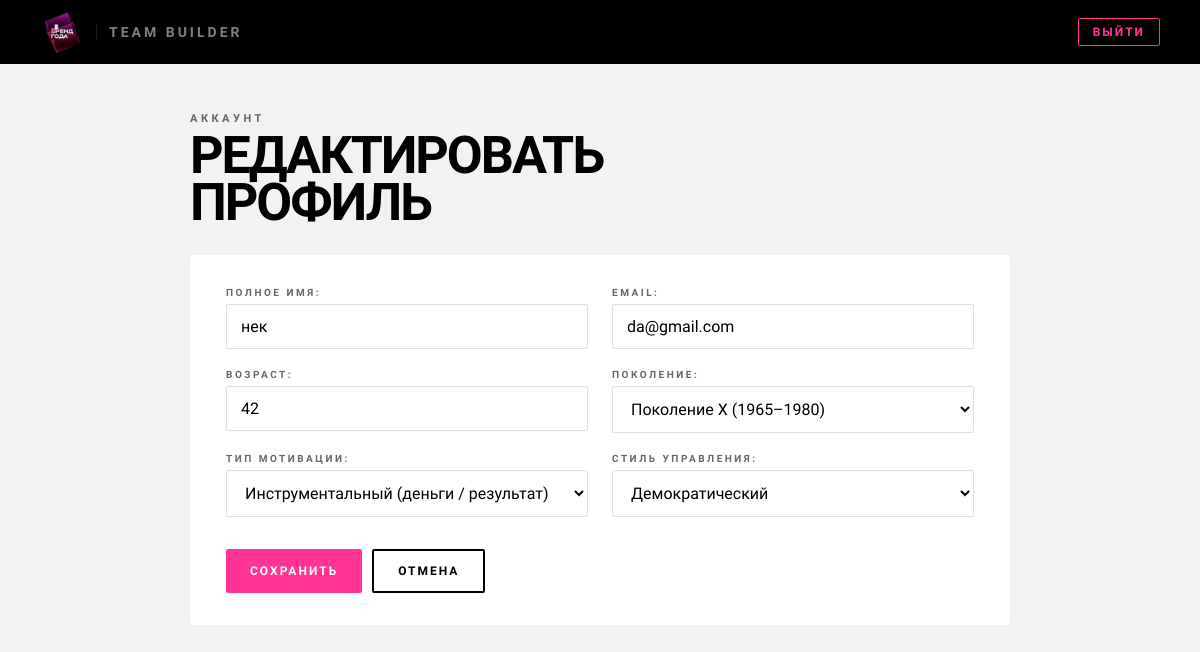
/profile/edit/ (signed in), run on the app's committed database.
### core/models.py (models this page shows, shortened)
class CustomUser(AbstractUser):
    is_manager  = models.BooleanField(default=True,  verbose_name="Руководитель")
    is_employee = models.BooleanField(default=False, verbose_name="Сотрудник")
    disc_profile = models.JSONField(
        null=True,
        blank=True,
        verbose_name="DISC профиль руководителя",
        help_text='{"D": 80, "I": 40, "S": 30, "C": 60}'
    )
    gerchikov_type = models.CharField(
        max_length=50,
        choices=GERCHIKOV_CHOICES,
        null=True,
        blank=True,
        verbose_name="Тип мотивации по Герчикову"
    )
    age        = models.PositiveIntegerField(null=True, blank=True, verbose_name="Возраст")
    generation = models.CharField(
        max_length=10,
        choices=GENERATION_CHOICES,
        null=True,
        blank=True,
        verbose_name="Поколение"
    )
    leadership_style = models.CharField(
        max_length=50,
        choices=[
            ('authoritarian', 'Авторитарный'),
            ('democratic',    'Демократический'),
            ('coaching',      'Коучинг'),
            ('delegating',    'Делегирующий'),
        ],
        null=True,
        blank=True,
        verbose_name="Стиль управления"
    )
    role_style = models.TextField(blank=True, verbose_name="Описание стиля управления")
    class Meta:
        verbose_name        = "Пользователь"
        verbose_name_plural = "Пользователи"

### core/views.py (the view)
# urls.py: path('profile/edit/', profile_edit_view, name='profile_edit'),
@login_required
def profile_edit_view(request):
    if request.method == "POST":
        form = ProfileEditForm(request.POST, instance=request.user)
        if form.is_valid():
            form.save()
            return redirect("profile")
    else:
        form = ProfileEditForm(instance=request.user)
    return render(request, "profile_edit.html", {"form": form})

### core/forms.py
class ProfileEditForm(forms.ModelForm):
    class Meta:
        model = CustomUser
        fields = [
            "first_name",
            "email",
            "age",
            "generation",
            "gerchikov_type",
            "leadership_style",
        ]
        labels = {
            "first_name": "Полное имя",
            "email": "Email",
            "age": "Возраст",
            "generation": "Поколение",
            "gerchikov_type": "Тип мотивации",
            "leadership_style": "Стиль управления",
        }

### templates/profile_edit.html (shortened to what this page needs)
{% load static %}
<!DOCTYPE html>
<html lang="ru">
<head>
    <link rel="stylesheet" href="{% static 'css/base.css' %}">
    <link rel="stylesheet" href="{% static 'css/profile.css' %}">
</head>
<body>
    <header class="header">
        <a href="/" class="logo">
            <img src="{% static 'img/logo.caf05db1.gif' %}" alt="Логотип" class="logo-img">
            <span class="logo-app-name">Team Builder</span>
        </a>
        <a href="{% url 'logout' %}" class="btn-logout">Выйти</a>
    </header>
    <main class="page">
        <p class="breadcrumb">Аккаунт</p>
        <h1 class="page-title">Редактировать<br>профиль</h1>
        <div class="card">
            <form method="post">
                <div class="fields-grid">
                    {% for field in form %}
                        <div class="field">
                            {{ field.label_tag }}
                            {{ field }}
                        </div>
                    {% endfor %}
                </div>
                <div class="actions">
                    <button type="submit" class="btn-primary">Сохранить</button>
                    <a href="{% url 'profile' %}" class="btn-secondary">Отмена</a>
                </div>
            </form>
        </div>
    </main>
</body>
</html>

### static/css/base.css (style rules this page uses)
*, *::before, *::after { box-sizing: border-box; margin: 0; padding: 0; }
:root { --black: #000000; --white: #FFFFFF; --pink: #FF3495; --gray-bg: #F2F2F2; --gray-text: #666666; --border: #E0E0E0; --font-heading: 'Barlow Condensed', sans-serif; --font-body: 'Barlow Semi Condensed', sans-serif; }
body { font-family: var(--font-body); background: var(--gray-bg); color: var(--black); min-height: 100vh; }
.header { background: var(--black); padding: 0 40px; height: 64px; display: flex; align-items: center; justify-content: space-between; }
.logo { display: flex; align-items: center; gap: 12px; text-decoration: none; }
.logo-img { height: 44px; width: auto; display: block; }
.logo-app-name, .logo-name { font-family: var(--font-heading); font-weight: 800; font-size: 14px; color: var(--white); letter-spacing: 3px; text-transform: uppercase; opacity: 0.5; padding-left: 12px; border-left: 1px solid rgba(255,255,255,0.2); }
.btn-logout { font-family: var(--font-heading); font-size: 12px; font-weight: 700; letter-spacing: 2px; text-transform: uppercase; color: var(--pink); text-decoration: none; border: 1px solid var(--pink); padding: 6px 14px; border-radius: 2px; transition: background 0.15s, color 0.15s; }
.btn-primary { display: inline-flex; align-items: center; gap: 8px; background: var(--pink); color: var(--white); font-family: var(--font-heading); font-weight: 800; font-size: 12px; letter-spacing: 2px; text-transform: uppercase; text-decoration: none; padding: 13px 24px; border: none; border-radius: 2px; cursor: pointer; transition: background 0.15s; }
.btn-secondary { display: inline-flex; align-items: center; gap: 8px; background: transparent; color: var(--black); font-family: var(--font-heading); font-weight: 800; font-size: 12px; letter-spacing: 2px; text-transform: uppercase; text-decoration: none; padding: 12px 24px; border: 2px solid var(--black); border-radius: 2px; cursor: pointer; transition: background 0.15s, color 0.15s; }
.page { max-width: 1100px; margin: 0 auto; padding: 48px 40px; }

### static/css/profile.css (style rules this page uses)
.breadcrumb { font-family: var(--font-heading); font-size: 11px; font-weight: 700; letter-spacing: 3.5px; text-transform: uppercase; color: var(--gray-text); margin-bottom: 8px; }
.page-title { font-family: var(--font-heading); font-weight: 900; font-size: 52px; text-transform: uppercase; letter-spacing: -2px; line-height: 0.9; color: var(--black); }
.actions { display: flex; gap: 10px; padding-top: 4px; }
.card { background: var(--white); border-radius: 4px; padding: 32px 36px; }
.fields-grid { display: grid; grid-template-columns: 1fr 1fr; gap: 20px 24px; }
.field { display: flex; flex-direction: column; gap: 6px; }
.field input, .field select, .field textarea { width: 100%; border: 1px solid var(--border); border-radius: 2px; padding: 12px 14px; font: inherit; background: #fff; }

### templates/profile_edit.html (style rules this page uses)
.page { max-width: 900px; margin: 0 auto; padding: 48px 40px; }
.breadcrumb { font-family: var(--font-heading); font-size: 11px; font-weight: 700; letter-spacing: 3.5px; text-transform: uppercase; color: var(--gray-text); margin-bottom: 8px; }
.page-title { font-family: var(--font-heading); font-weight: 900; font-size: 52px; text-transform: uppercase; letter-spacing: -2px; line-height: 0.9; margin-bottom: 28px; }
.card { background: var(--white); border-radius: 4px; padding: 32px 36px; }
.fields-grid { display: grid; grid-template-columns: 1fr 1fr; gap: 20px 24px; }
.field { display: flex; flex-direction: column; gap: 6px; }
.field label { font-family: var(--font-heading); font-size: 10px; font-weight: 700; letter-spacing: 2.5px; text-transform: uppercase; color: var(--gray-text); }
.field input, .field select, .field textarea { width: 100%; border: 1px solid var(--border); border-radius: 2px; padding: 12px 14px; font: inherit; background: #fff; }
.actions { display: flex; gap: 10px; margin-top: 28px; }
.btn-primary, .btn-secondary { display: inline-flex; align-items: center; gap: 8px; font-family: var(--font-heading); font-weight: 800; font-size: 12px; letter-spacing: 2px; text-transform: uppercase; text-decoration: none; padding: 13px 24px; border-radius: 2px; cursor: pointer; }
.btn-primary { background: var(--pink); color: var(--white); border: none; }
.btn-secondary { background: transparent; color: var(--black); border: 2px solid var(--black); }

### data on the page
CustomUser: form "нек" "da@gmail.com" "42" "Поколение X (1965–1980)" "Инструментальный (деньги / результат)" "Демократический"

### other printed values
{{ field.label_tag }} "ПОЛНОЕ ИМЯ:" "EMAIL:" "ВОЗРАСТ:" "ПОКОЛЕНИЕ:" "ТИП МОТИВАЦИИ:" "СТИЛЬ УПРАВЛЕНИЯ:"
